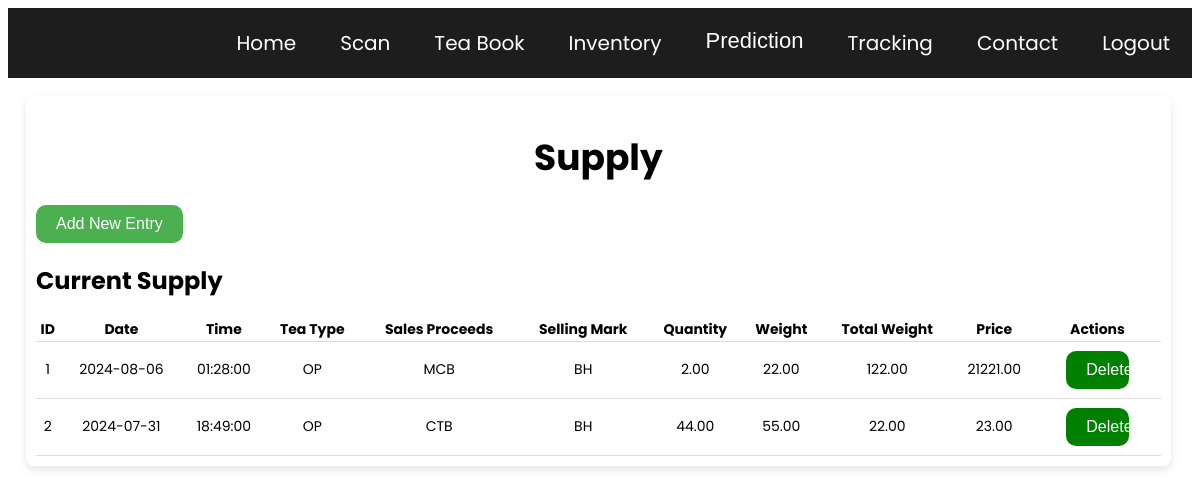
/supply.php (signed in), run on the app's committed database.
### tables this page shows
CREATE TABLE `supply` (
  `id` int(11) NOT NULL,
  `date` date NOT NULL,
  `time` time NOT NULL,
  `tea_type` varchar(10) NOT NULL,
  `sales_proceeds` varchar(10) NOT NULL,
  `selling_mark` varchar(20) NOT NULL,
  `quantity` decimal(10,2) NOT NULL,
  `weight` decimal(10,2) NOT NULL,
  `total_weight` decimal(10,2) NOT NULL,
  `price` decimal(10,2) NOT NULL
);

### supply.php (the view, shortened to what this page needs)
<?php
include('db.php');
$result = $conn->query("SELECT * FROM supply");
?>
<!DOCTYPE html>
<html lang="en">
<head>
    <link rel="stylesheet" href="inventory.css">
    <link rel="stylesheet" href="main.css">
</head>
<body>
<header>
        <nav>
        <ul>
        <li><a href="home.php">Home</a></li>
           <li><a href="scan_login.php">Scan</a></li>
           <li><a href="teabook.php">Tea Book</a></li>
           <li><a href="inventory.php">Inventory</a></li>
           <li class="dropdown">
               <a href="javascript:void(0)" class="dropbtn">Prediction</a>
           </li>
           <li><a href="tracking.php">Tracking</a></li>
           <li><a href="contact.php">Contact</a></li>
           <li><a href="logout.php">Logout</a></li>
       </ul>
        </nav>
    </header>
    <main>
        <div class="content">
            <h1>Supply</h1>
            <button id="openFormBtn">Add New Entry</button>
            <h2>Current Supply</h2>
            <table>
                <thead>
                    <tr>
                        <th>ID</th>
                        <th>Date</th>
                        <th>Time</th>
                        <th>Tea Type</th>
                        <th>Sales Proceeds</th>
                        <th>Selling Mark</th>
                        <th>Quantity</th>
                        <th>Weight</th>
                        <th>Total Weight</th>
                        <th>Price</th>
                        <th>Actions</th>
                    </tr>
                </thead>
                <tbody>
                    <?php if ($result): ?>
                        <?php while ($row = $result->fetch_assoc()): ?>
                        <tr>
                            <td><?php echo htmlspecialchars($row['id']); ?></td>
                            <td><?php echo htmlspecialchars($row['date']); ?></td>
                            <td><?php echo htmlspecialchars($row['time']); ?></td>
                            <td><?php echo htmlspecialchars($row['tea_type']); ?></td>
                            <td><?php echo htmlspecialchars($row['sales_proceeds']); ?></td>
                            <td><?php echo htmlspecialchars($row['selling_mark']); ?></td>
                            <td><?php echo htmlspecialchars($row['quantity']); ?></td>
                            <td><?php echo htmlspecialchars($row['weight']); ?></td>
                            <td><?php echo htmlspecialchars($row['total_weight']); ?></td>
                            <td><?php echo htmlspecialchars($row['price']); ?></td>
                            <td>
                                <form method="POST" action="">
                                    <button type="submit" name="delete" onclick="return confirm('Are you sure you want to delete this entry?');">Delete</button>
                                </form>
                            </td>
                        </tr>
                        <?php endwhile; ?>
                    <?php else: ?>
                        <tr>
                            <td colspan="11">No inventory entries found.</td>
                        </tr>
                    <?php endif; ?>
                </tbody>
            </table>
        </div>
    </main>
</body>
</html>

### inventory.css (style rules this page uses)
body { font-family: Poppins; }
.content { width: 95%; margin: 18px; padding: 10px; background-color: #fff; box-shadow: 0 4px 8px rgba(0, 0, 0, 0.1); border-radius: 8px; justify-content: space-around; }
table { width: 100%; border-collapse: collapse; margin-top: 10px; }
th, td { text-align: center; font-size: 14px; border-bottom: 1px solid #ddd; }
h1 { font-size: 36px; margin-bottom: 20px; text-align: center; }

### main.css (style rules this page uses)
body { background-size: cover; background-position: center; background-repeat: no-repeats; background-attachment: fixed; animation: change 60000ms infinite ease-in-out; font-family: Poppins; }
header { width: 100%; top: 0; left: 0; }
nav { background-color: rgba(0, 0, 0, 0.885); width: 100%; }
nav ul { display: flex; justify-content: right; list-style: none; padding: 0; margin: 0; }
nav ul li { margin: 0 2px; padding:20px 10px; }
nav ul li a { color: #ffffff; text-decoration: none; padding: 10px; font-size: 20px; font-family:poppins; transition: background-color 0.3s, color 0.3s; }
nav ul li .dropbtn { background-color: transparent; color: #fff; font-size: 22px; font-family: Verdana, Geneva, Tahoma, sans-serif; padding: 10px; border: none; cursor: pointer; transition: background-color 0.3s, color 0.3s; text-decoration: none; }

### supply.php (style rules this page uses)
button[type="submit"] { width: 50%; background-color: #4CAF50; color: white; padding: 14px 20px; margin: 8px 0; border: none; border-radius: 4px; cursor: pointer; }
button[type="submit"] { background-color: green; padding: 10px 20px; color: white; border: none; border-radius: 10px; text-align: center; text-decoration: none; display: inline-block; font-size: 16px; cursor: pointer; transition: background-color 0.3s ease; }
#openFormBtn { background-color: #4CAF50; color: white; border: none; border-radius: 10px; padding: 10px 20px; text-align: center; text-decoration: none; display: inline-block; font-size: 16px; cursor: pointer; transition: background-color 0.3s ease; }

### data on the page
supply: id "1", date "2024-08-06", time "01:28:00", tea_type "OP", sales_proceeds "MCB", selling_mark "BH", quantity "2.00", weight "22.00", total_weight "122.00", price "21221.00"
supply: id "2", date "2024-07-31", time "18:49:00", tea_type "OP", sales_proceeds "CTB", selling_mark "BH", quantity "44.00", weight "55.00", total_weight "22.00", price "23.00"
